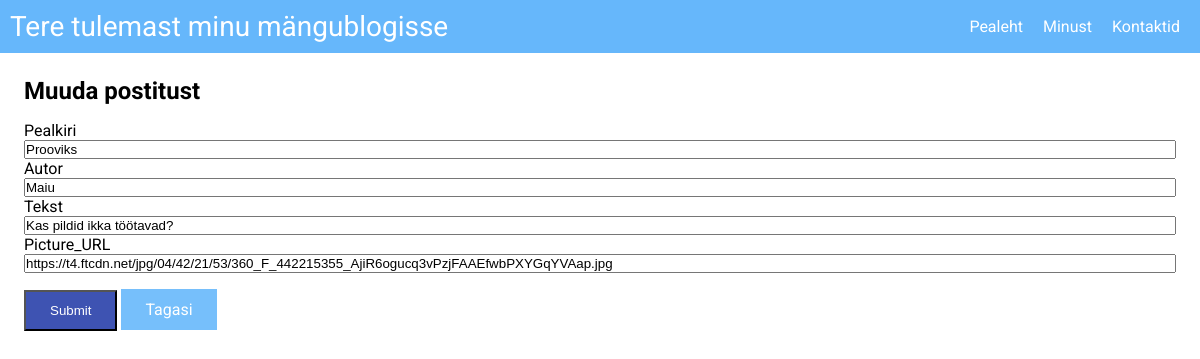
/editpost.php?id=9, run on the app's committed database.
### tables this page shows
CREATE TABLE `blog_posts` (
  `id` int(11) NOT NULL,
  `title` varchar(255) NOT NULL,
  `text` text NOT NULL,
  `author` varchar(100) NOT NULL,
  `created_at` timestamp NULL DEFAULT current_timestamp(),
  `picture_address` text DEFAULT NULL
);

### editpost.php (the view, shortened to what this page needs)
<?php
    require('config/init.php');
    $id = $_GET['id'];
    $sql = 'SELECT * FROM blog_posts WHERE id = :id';
    $query = $pdo->prepare($sql);
    $query->execute(['id' => $id]);
    $post = $query->fetch();
?>
<?php include('includes/header.php')?>
    <section class="container">
        <h1>Muuda postitust</h1>
        <form action="<?php htmlspecialchars($_SERVER['PHP_SELF'])?>" method="post">
            <div class="form-group">
                <label>Pealkiri</label>
                <input type="text" class="form-input" name="title" value="<?php echo $post['title']; ?>" >
            </div>
            <div class="form-group">
                <label>Autor</label>
                <input type="text" class="form-input" name="author" value="<?php echo $post['author']; ?>" >
            </div>
            <div class="form-group">
                <label>Tekst</label>
                <input type="text" class="form-input" name="text" value="<?php echo $post['text']; ?>" >
            </div>
            <div class="form-group">
                <label>Picture_URL</label>
                <input type="text" class="form-input" name="picture_address" value="<?php echo $post['picture_address']; ?>" >
            </div>
            <input type="submit" class="btn btn-submit" value="Submit" name="submit">
            <a href="<?php echo ROOT_URL; ?>" class="btn btn-primary">Tagasi</a>
        </form>
    </section>
<?php include('includes/footer.php')?>

### styles/style.css (style rules this page uses)
:root { --primary-color: rgba(94, 180, 251, 0.85); --primary-hover: rgba(94, 180, 251, 0.95); --submit-color: rgba(29, 54, 165, 0.85); --submit-hover: rgba(29, 54, 165, 0.95); --danger-color: rgba(255, 19, 19, 0.85); --danger-hover: rgba(255, 19, 19, 0.95); }
* { margin: 0; padding: 0; box-sizing: border-box; }
body { font-family: 'Roboto', sans-serif; }
h1 { margin: 1rem 0; }
a { text-decoration: none; }
input { display: block; }
input[type="text"] { width: 100%; }
.container { margin: 1.5rem; }
.btn { display: inline-block; padding: .7rem 1.5rem; margin-top: 1rem; background-color: var(--primary-color); color: white; cursor: pointer; }
.btn-submit { background-color: var(--submit-color); }

### data on the page
blog_posts: title "Prooviks", author "Maiu", text "Kas pildid ikka töötavad?", picture_address "https://t4.ftcdn.net/jpg/04/42/21/53/360_F_442215355_AjiR6ogucq3vPzjFAAEfwbPXYGqYVAap.jpg"
